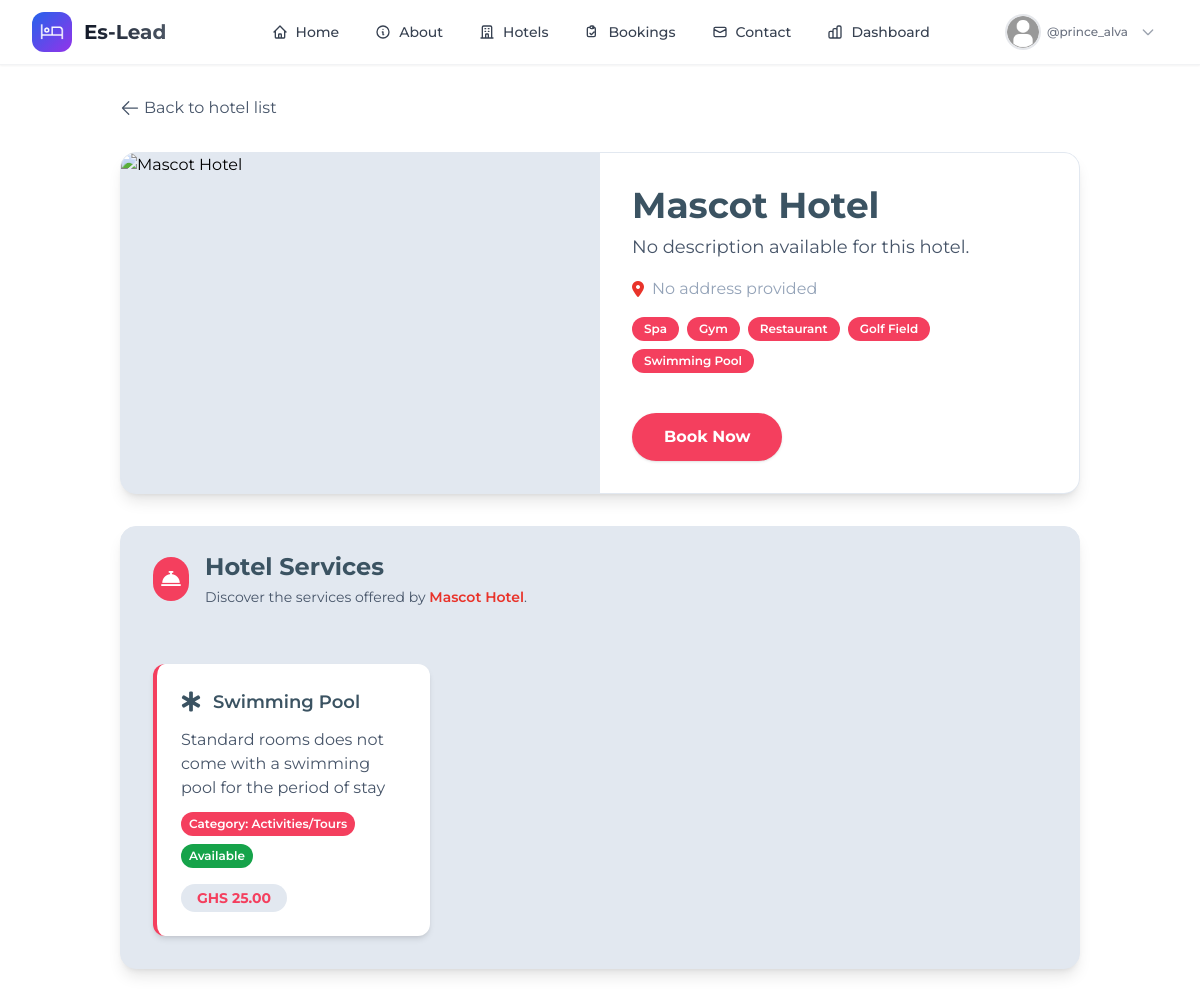
Page /hotel/services/2/ (signed in) on the committed database.
### core/models.py (models this page shows, shortened)
class CustomUser(AbstractUser):
    USER_TYPE_CHOICES = (
        ('Admin', 'Admin'),
        ('manager', 'Hotel Manager'),
        ('Guest', 'Guest'),
    )
    user_type = models.CharField(max_length=20, choices=USER_TYPE_CHOICES, default='Guest')
    is_verified = models.BooleanField(default=False)
    created_at = models.DateTimeField(auto_now_add=True)
    class Meta:
        verbose_name = 'User'
        verbose_name_plural = 'Users'
        ordering = ('username',)
        indexes = [
            models.Index(fields=['-created_at']),
        ]

class Hotel(models.Model):
    name = models.CharField(max_length=200)
    phone_number = models.CharField(max_length=20, unique=True, null=True)
    email = models.EmailField(blank=False, null=False)
    location = models.CharField(max_length=100, null=True)
    description = models.TextField(blank=True, null=True)
    amenities = models.ManyToManyField('Amenity', blank=True, related_name='hotels')
    services = models.ManyToManyField('Service', related_name='hotels_services', blank=True) # New Service ManyToMany
    region=models.CharField(choices=RegionChoices, max_length=2, null=True)
    logo = CloudinaryField(folder='logos/', null=True, blank=True)
    hotel_image = CloudinaryField(folder='hotel_images/', null=True, blank=True,verbose_name=_("Hotel Image"))
    created_at = models.DateTimeField(auto_now_add=True,null=True)
    class Meta:
        verbose_name = _("Hotel")
        verbose_name_plural = _("Hotels")
        ordering = ('name',)
        indexes = [
            models.Index(fields=['name']),
            models.Index(fields=['region']),
            models.Index(fields=['-created_at']),
            ]

class Amenity(models.Model):
    amenity_name = models.CharField(max_length=100, blank=True, null=True)

class Service(models.Model):
    hotel = models.ManyToManyField('Hotel', related_name='services_hotels', help_text=_("Hotels that offer this service")) # Assuming Hotel model is in 'core' app
    name = models.CharField(max_length=100, help_text=_("Name of the service, e.g., Room Service"),null=True)
    description = models.TextField(blank=True, help_text=_("A brief description of the service"),null=True)
    category = models.CharField(max_length=2,choices=ServiceCategory.choices,default=ServiceCategory.OTHER,help_text=_("Category of the service"))
    is_available = models.BooleanField(default=True, help_text=_("Is this service currently offered?"))
    price = models.DecimalField(max_digits=10,decimal_places=2,validators=[MinValueValidator(0)],blank=True,null=True,verbose_name=_("Price"))
    created_at = models.DateTimeField(auto_now_add=True)
    updated_at = models.DateTimeField(auto_now=True)
    class Meta:
        verbose_name = _("Service")
        verbose_name_plural = _("Services")
        ordering = ['category', 'name'] # Order services by category and then name

### account/models.py (models this page shows, shortened)
class ProfileModel(models.Model):
    user = models.OneToOneField(settings.AUTH_USER_MODEL, on_delete=models.CASCADE, null=True, related_name='profilemodel')
    first_name = models.CharField(max_length=200, null=True)
    last_name = models.CharField(max_length=200, null=True)
    profile = models.ImageField(default='default.png', upload_to='profile',null=True,blank=True)
    phone = models.CharField(max_length=20,null=True,blank=True)
    email=models.EmailField(validators=[EmailValidator],null=True)
    gender=models.CharField(max_length=1,choices=Gender,null=True)
    nationality = models.CharField(max_length=100,null=True)
    address = models.CharField(max_length=200,null=True)

### core/views.py (the view)
# urls.py: path('hotel/services/<int:pk>/', views.hotel_services, name='hotel-services'),
def hotel_services(request, pk):
    hotel = get_object_or_404(Hotel, pk=pk)
    services = hotel.services.all()
    context = {
        'hotel': hotel,
        'services': services
    }
    return render(request, 'core/hotel_services.html',context)

### core/templates/core/hotel_services.html (shortened to what this page needs)
{% extends "partials/layout.html" %}
{% load static %}
{% block main-content %}
    {% include "partials/nav.html" %}
    <section class="flex gap-[1rem] feature_secction relative">
        <main class="main_card_wrapper">
            <div class="mb-4">
                <a href="{% url 'hotel' %}" class="flex items-center text-slate-600 hover:text-slate-800">
                    <svg xmlns="http://www.w3.org/2000/svg" viewBox="0 0 24 24" fill="currentColor" class="w-5 h-5 mr-1">
                        <path fill-rule="evenodd" d="M11.03 3.97a.75.75 0 010 1.06l-6.22 6.22H21a.75.75 0 010 1.5H4.81l6.22 6.22a.75.75 0 11-1.06 1.06l-7.5-7.5a.75.75 0 010-1.06l7.5-7.5a.75.75 0 011.06 0z" clip-rule="evenodd" />
                    </svg>
                    Back to hotel list
                </a>
            </div>
            <div class="mx-auto bg-slate-200 border border-slate-200 rounded-2xl shadow-lg flex flex-col md:flex-row overflow-hidden my-8">
                <div class="md:w-1/2 w-full flex items-center justify-center bg-slate-200">
                    <img src="{{ hotel.hotel_image.url|default:'https://images.unsplash.com/photo-1506744038136-46273834b3fb?auto=format&fit=crop&w=800&q=80' }}" alt="{{ hotel.name }}" class="object-cover w-full h-96 md:h-full rounded-2xl md:rounded-none shadow-lg">
                </div>
                <div class="md:w-1/2 w-full p-8 flex flex-col justify-between bg-white">
                    <div>
                        <h1 class="text-4xl font-bold mb-2" style="color:#3b5362;">{{ hotel.name }}</h1>
                        <p class="text-slate-600 mb-4 text-lg">{{ hotel.description|default:"No description available for this hotel." }}</p>
                        <div class="flex items-center gap-4 mb-4">
                            <span class="inline-flex items-center text-slate-400">
                                <i class="fa-solid fa-location-dot mr-2" style="color:#E9332A;"></i>
                                {{ hotel.address|default:"No address provided" }}
                            </span>
                        </div>
                        <div class="flex flex-wrap gap-2 mb-6">
                            {% for amenity in hotel.amenities.all %}
                                <span class="bg-rose-500 text-white px-3 py-1 rounded-full text-xs font-semibold">{{ amenity.amenity_name }}</span>
                            {% empty %}
                                <span class="text-slate-600">No amenities listed.</span>
                            {% endfor %}
                        </div>
                    </div>
                    <div>
                        <a href="{% url 'room-list' hotel.pk %}" class="inline-block mt-4 bg-rose-500 hover:bg-[#3b5362] text-white font-bold py-3 px-8 rounded-full shadow transition">Book Now</a>
                    </div>
                </div>
            </div>
            <div class="bg-slate-200 border border-slate-200 rounded-2xl shadow-lg overflow-hidden my-8">
                <div class="px-8 py-6 border-b border-slate-200 flex items-center gap-4">
                    <span class="inline-flex items-center justify-center bg-rose-500 rounded-full p-2">
                        <i class="fa-solid fa-concierge-bell text-white text-xl"></i>
                    </span>
                    <div>
                        <h2 class="text-2xl font-bold" style="color:#3b5362;">Hotel Services</h2>
                        <p class="text-sm text-slate-600 mt-1">
                            Discover the services offered by
                            <span class="font-semibold" style="color:#E9332A;">{{ hotel.name }}</span>.
                        </p>
                    </div>
                </div>
                <div class="p-8">
                    {% if services %}
                        <div id="services-grid" class="grid grid-cols-1 md:grid-cols-2 lg:grid-cols-3 gap-8">
                            {% for service in services %}
                                <div class="service-card bg-white rounded-xl shadow-md p-6 flex flex-col h-full border-l-4 border-rose-500 hover:scale-105 transition-transform duration-200"
                                    {% if forloop.counter > 6 %}style="display:none;"{% endif %}>
                                    <div class="flex items-center gap-3 mb-3">
                                        <i class="fa-solid fa-star-of-life text-[#3b5362] text-xl"></i>
                                        <h3 class="text-lg font-semibold" style="color:#3b5362;">{{ service.name }}</h3>
                                    </div>
                                    <p class="text-slate-600 mb-3 flex-1">{{ service.description|default:"No description provided." }}</p>
                                    <div class="flex flex-wrap gap-2 text-xs mb-2">
                                        <span class="bg-rose-500 text-white px-2 py-1 rounded-full font-semibold">Category: {{ service.get_category_display }}</span>
                                        <span class="px-2 py-1 rounded-full font-semibold {% if service.is_available %}bg-green-600 text-white{% else %}bg-red-600 text-white{% endif %}">
                                            {% if service.is_available %}Available{% else %}Unavailable{% endif %}
                                        </span>
                                    </div>
                                    <div class="mt-2">
                                        <span class="inline-block bg-slate-200 text-rose-500 font-bold px-4 py-1 rounded-full text-sm">GHS {{ service.price }}</span>
                                    </div>
                                </div>
                            {% endfor %}
                        </div>
                    {% endif %}
                </div>
            </div>
        </main>
    </section>
{% endblock %}

### core/templates/partials/layout.html (shortened to what this page needs)
{% load static tailwind_tags %}
<!DOCTYPE html>
{% load static %}
<html lang="en">
<head>
    <link rel="stylesheet" href="{% static "css/style.css" %}">
    {% tailwind_css %}
</head>
<body>
    <main>
        {% block main-content %}{% endblock  %}
    </main>
</body>
</html>

### core/templates/partials/nav.html (shortened to what this page needs)
{% load static %}
<nav class="fixed top-0 left-0 right-0 z-50 bg-white/95 backdrop-blur-lg border-b border-gray-200/50 shadow-sm">
  <div class="max-w-7xl mx-auto px-4 sm:px-6 lg:px-8">
    <div class="flex items-center justify-between h-16">
      <div class="flex-shrink-0">
        <a href="{% url "home" %}" class="flex items-center space-x-3 group">
          <div class="w-10 h-10 bg-gradient-to-br from-blue-600 to-purple-600 rounded-xl flex items-center justify-center transition-transform duration-200 group-hover:scale-105">
            <img src="{% static 'image/assets/hotel_48dp_FILL0_wght400_GRAD0_opsz48.png' %}"
                 class="w-6 h-6 brightness-0 invert" alt="Es-Lead Logo">
          </div>
          <h1 class="text-xl font-bold bg-gradient-to-r from-gray-900 to-gray-600 bg-clip-text text-transparent">
          </h1>
        </a>
      </div>
      <div class="hidden md:block">
        <div class="ml-10 flex items-baseline space-x-1">
          <a href="{% url "home" %}"
             class="group px-4 py-2 rounded-lg text-sm font-medium transition-all duration-200 hover:bg-blue-50 hover:text-blue-600 text-gray-700 {% if request.resolver_match.url_name == 'home' %}bg-blue-50 text-blue-600{% endif %}">
            <div class="flex items-center space-x-2">
              <span>Home</span>
            </div>
          </a>
          <a href="{% url "about" %}"
             class="group px-4 py-2 rounded-lg text-sm font-medium transition-all duration-200 hover:bg-blue-50 hover:text-blue-600 text-gray-700 {% if request.resolver_match.url_name == 'about' %}bg-blue-50 text-blue-600{% endif %}">
            <div class="flex items-center space-x-2">
              <svg class="w-4 h-4 transition-transform duration-200 group-hover:scale-110" fill="none" stroke="currentColor" viewBox="0 0 24 24">
                <path stroke-linecap="round" stroke-linejoin="round" stroke-width="2" d="M13 16h-1v-4h-1m1-4h.01M21 12a9 9 0 11-18 0 9 9 0 0118 0z"></path>
              </svg>
              <span>About</span>
            </div>
          </a>
          <a href="{% url "hotel" %}"
             class="group px-4 py-2 rounded-lg text-sm font-medium transition-all duration-200 hover:bg-blue-50 hover:text-blue-600 text-gray-700 {% if request.resolver_match.url_name == 'hotel' %}bg-blue-50 text-blue-600{% endif %}">
            <div class="flex items-center space-x-2">
              <span>Hotels</span>
            </div>
          </a>
          <a href="{% url "my_booking" %}"
             class="group px-4 py-2 rounded-lg text-sm font-medium transition-all duration-200 hover:bg-blue-50 hover:text-blue-600 text-gray-700 {% if request.resolver_match.url_name == 'my_booking' %}bg-blue-50 text-blue-600{% endif %}">
            <div class="flex items-center space-x-2">
              <span>Bookings</span>
            </div>
          </a>
          <a href="{% url "contact" %}"
             class="group px-4 py-2 rounded-lg text-sm font-medium transition-all duration-200 hover:bg-blue-50 hover:text-blue-600 text-gray-700 {% if request.resolver_match.url_name == 'contact' %}bg-blue-50 text-blue-600{% endif %}">
            <div class="flex items-center space-x-2">
              <svg class="w-4 h-4 transition-transform duration-200 group-hover:scale-110" fill="none" stroke="currentColor" viewBox="0 0 24 24">
                <path stroke-linecap="round" stroke-linejoin="round" stroke-width="2" d="M3 8l7.89 4.26a2 2 0 002.22 0L21 8M5 19h14a2 2 0 002-2V7a2 2 0 00-2-2H5a2 2 0 00-2 2v10a2 2 0 002 2z"></path>
              </svg>
              <span>Contact</span>
            </div>
          </a>
          {% if user.manager.user.is_authenticated %}
          <a href="{% url "dashboard" %}"
             class="group px-4 py-2 rounded-lg text-sm font-medium transition-all duration-200 hover:bg-purple-50 hover:text-purple-600 text-gray-700 ">
            <div class="flex items-center space-x-2">
              <span>Dashboard</span>
            </div>
          </a>
          {% endif %}
        </div>
      </div>
      <div class="flex items-center space-x-4">
        {% if user.is_authenticated %}
        <div class="relative">
          <button type="button"
                  class="flex items-center space-x-3 px-3 py-2 rounded-lg text-sm font-medium text-gray-700 hover:bg-gray-50 transition-all duration-200 group"
                  id="user-menu-button"
                  onclick="toggleUserMenu()">
            <div class="flex items-center space-x-2">
              {% if user.profilemodel.profile %}
                <img class="w-8 h-8 rounded-full object-cover ring-2 ring-gray-200 group-hover:ring-blue-300 transition-all duration-200"
                     src="{{ user.profilemodel.profile.url }}"
                     alt="{{ user.profilemodel.full_name }}">
              {% else %}
                <div class="w-8 h-8 rounded-full bg-gradient-to-br from-blue-500 to-purple-600 flex items-center justify-center text-white font-semibold text-sm ring-2 ring-gray-200 group-hover:ring-blue-300 transition-all duration-200">
                  {{ user.profilemodel.full_name|first|upper }}
                </div>
              {% endif %}
              <div class="hidden sm:block text-left">
                <div class="text-xs text-gray-500">@{{ user.username }}</div>
              </div>
            </div>
            <svg class="w-4 h-4 text-gray-400 transition-transform duration-200 group-hover:text-gray-600"
                 id="dropdown-arrow" fill="none" stroke="currentColor" viewBox="0 0 24 24">
              <path stroke-linecap="round" stroke-linejoin="round" stroke-width="2" d="M19 9l-7 7-7-7"></path>
            </svg>
          </button>
        </div>
        {% endif %}
      </div>
    </div>
  </div>
</nav>
<div class="pt-16"></div>

### rows in the picture
CustomUser: profilemodel.profile (placeholder picture), username "prince_alva"
Hotel: name "Mascot Hotel", description "No description available for this hotel."
Amenity: amenity_name "Spa"
Amenity: amenity_name "Gym"
Amenity: amenity_name "Restaurant"
Amenity: amenity_name "Golf Field"
Amenity: amenity_name "Swimming Pool"
Service: name "Swimming Pool", description "Standard rooms does not come with a swimming pool for the period of stay", category "Activities/Tours", is_available "Available", price "25.00"

### other values in the picture
{{ hotel.address|default:"No address provided" }} "No address provided"
